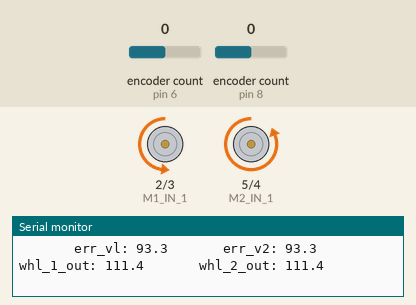
Bench run of a sketch on a simulated Arduino Uno, built with avr-gcc and run on an emulated ATmega328P. Shown: motor-driver pin pairs drawn as motors (green arrow = first pin HIGH = forward, orange = second pin HIGH = backward, longer = more drive), the last lines printed to the serial monitor. The inputs (shaded band) are chosen by the test bench; at power-on: encoder count (sensors on pin 6, pin 8) 0.

Above: at 0.76 s.
At 1.2 s:
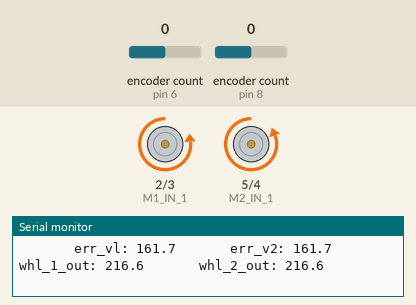
1.3 s: encoder count (sensor on pin 6) set to 4
At 1.9 s:
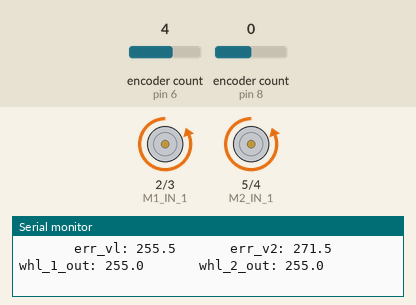
Timing chart, 0 to 4.3 s (numbered marks = the images above; inputs shaded):
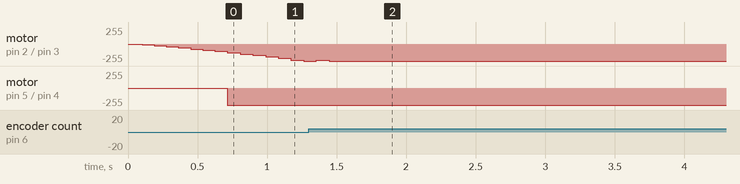

Measured:
- after the input at 1.3 s, motor on pin 2 (M1_IN_1) / pin 3 (M1_IN_2): backward 255/255 → backward 240/255 after 0.06 s, → backward 255/255 0.09 s later

The sketch:

15_clean_tuned_both_motors.ino
```cpp
// ______ LIBRARYS______

//#include <Adafruit_MCP3008.h>
#include <Encoder.h>
#include <PID_v1.h>


// ______ DEFINITIONS ______

/*
Adafruit_MCP3008 adc1;
Adafruit_MCP3008 adc2;
*/


// ______ GLOBAL VARIABLES ______


// MAIN

  float integrated_input = 0 ;
  unsigned int prev_integrated_time = 0 ;


// SPEDOMETER

  int enc_one_diff = 0 ;
  int enc_two_diff = 0 ;
  float wheel_one_speed = 0 ;
  float wheel_two_speed = 0 ;
  float linear_one_diff = 0 ;
  float linear_two_diff = 0 ;
  unsigned int time_diff = 0 ;
  unsigned int spd_chk_prev = 0 ;
  int previous_enc_one_value = 0 ;
  int previous_enc_two_value = 0 ;
  unsigned int previous_speed_time = 0 ;


// PID CONTROLLERS

  double whl_1_vl_Kp = 00.9500 ;
  double whl_1_vl_Ki = 60.0000 ;
  double whl_1_vl_Kd = 00.00205 ;

  double whl_2_vl_Kp = 00.9500 ;
  double whl_2_vl_Ki = 60.0000 ;
  double whl_2_vl_Kd = 00.00205 ;

  double whl_1_vl_setpoint = 0 ;
  double whl_1_vl_feedback = 0 ;
  double whl_1_vl_output = 0 ;

  double whl_2_vl_setpoint = 0 ;
  double whl_2_vl_feedback = 0 ;
  double whl_2_vl_output = 0 ;


// HARDWARE PINS

  /*
  const short RF_CS = A4 ;
  const short ADC_1_CS = A3 ;
  const short ADC_2_CS = A2 ;
  */

  const unsigned short M1_IN_1 = 2 ;
  const unsigned short M1_IN_2 = 3 ;
  const unsigned short M2_IN_1 = 5 ;
  const unsigned short M2_IN_2 = 4 ;

  const unsigned short M1_ENC_A = 6 ;
  const unsigned short M1_ENC_B = 7 ;
  const unsigned short M2_ENC_A = 8 ;
  const unsigned short M2_ENC_B = 9 ;


// _______ OBJECTS _______

Encoder enc1( M1_ENC_A, M1_ENC_B ) ;
Encoder enc2( M2_ENC_A, M2_ENC_B ) ;

PID whl_1_vl_PID( &whl_1_vl_feedback, &whl_1_vl_output, &whl_1_vl_setpoint, whl_1_vl_Kp, whl_1_vl_Ki, whl_1_vl_Kd, DIRECT ) ;
PID whl_2_vl_PID( &whl_2_vl_feedback, &whl_2_vl_output, &whl_2_vl_setpoint, whl_2_vl_Kp, whl_2_vl_Ki, whl_2_vl_Kd, DIRECT ) ;


// ______ FUNCTION DECLARATION ______

void printout() ;
void speedometor() ;
void serial_input() ;
void command_motors() ;


// ______ SETUP ______

void setup()
{

  // BEGIN SERIAL
  Serial.begin(9600) ;

  // RADIO?
  /*
  pinMode(RF_CS, OUTPUT);
  digitalWrite(RF_CS, HIGH); // Without this the nRF24 will write to the SPI bus while the ADC's are also talking
  */

  // ADC INITIATION
  /*
  adc1.begin(ADC_1_CS);
  adc2.begin(ADC_2_CS);
  */

  // PID SETTINGS
  whl_1_vl_PID.SetMode( AUTOMATIC ) ;
  whl_1_vl_PID.SetOutputLimits ( -255, 255 ) ;
  whl_1_vl_PID.SetSampleTime( 1 ) ;

  whl_2_vl_PID.SetMode( AUTOMATIC ) ;
  whl_2_vl_PID.SetOutputLimits ( -255, 255 ) ;
  whl_2_vl_PID.SetSampleTime( 1 ) ;

} // <-- setup()


// _____________ MAIN _____________                                <---------- M A I N ---------<

void loop()
{


    // CHECK INPUT FROM SERIAL
    serial_input() ;
    whl_1_vl_PID.SetTunings( whl_1_vl_Kp, whl_1_vl_Ki, whl_1_vl_Kd ) ;
    whl_2_vl_PID.SetTunings( whl_2_vl_Kp, whl_2_vl_Ki, whl_2_vl_Kd ) ;


      // ______ PID CONTROL ______

        // CONTROL LOOP TIMER
        if( ( millis() - prev_integrated_time ) > 20 )
        {
            // INTEGRATE VALUE // < -- FOR NOW BOTH PID's ARE CHASING THE SAME TWINKY
            integrated_input = integrated_input + ( millis() - prev_integrated_time ) * 0.15 ;

            // UPDATE TIME STAMP
            prev_integrated_time = millis() ;

            // COPY WHEELSPEED VALUE
            whl_1_vl_setpoint = integrated_input ;
            whl_2_vl_setpoint = integrated_input ;

            // GRAB FEEDBACK TICKS
            whl_1_vl_feedback = enc1.read() ;
            whl_2_vl_feedback = enc2.read() * -1 ;

            // COMPUTE PID OUTPUT
            whl_1_vl_PID.Compute() ;
            whl_2_vl_PID.Compute() ;

            // COMMAND MOTORS
            command_motors() ;

        } // <-- if()


    // PRINTOUT
    printout() ;


} // <-- main()                                                     <---------- E N D ---------<


// ___________________________________________ FUNCTION LAND ___________________________________________
// _____________________________________________________________________________________________________


// _________ SERIAL INPUT () _________

void serial_input()
{

    // CHECK FOR SERIAL
    while (Serial.available() > 0)
    {
        // GRAB INCOMING CHARACTERS
        char incomingCharacter = Serial.read() ;

       // PICK ACTION ACORDING TO CHAR
       switch (incomingCharacter)
       {

          // INCREASE Kp
          case '1':
              whl_1_vl_Kp = whl_1_vl_Kp + 0.005 ;
          break;


          // DECREASE Kp
          case '2':
              whl_1_vl_Kp = whl_1_vl_Kp - 0.005 ;
          break;


          // INCREASE Ki
          case '3':
              whl_1_vl_Ki = whl_1_vl_Ki + 0.5 ;
          break;


          // DECREASE Ki
          case '4':
              whl_1_vl_Ki = whl_1_vl_Ki - 0.5 ;
          break;


          // INCREASE Kd
          case '5':
              whl_1_vl_Kd = whl_1_vl_Kd + 0.00005 ;
          break;


          // DECREASE Kp
          case '6':
              whl_1_vl_Kd = whl_1_vl_Kd - 0.00005 ;
          break;


        } // <-- switch ()

    } // <-- while()

} // <--- serial_input()


// _________ SPEDOMETOR () _________

void speedometor()
{

  // DIFFERENCE IN TIME
  time_diff = micros() - previous_speed_time ;


  // DIFFERENCE IN POSITION
  enc_one_diff = enc1.read() - previous_enc_one_value ;
  enc_two_diff = enc2.read() - previous_enc_two_value ;


  //CONVERT TO CM
  linear_one_diff = (float)enc_one_diff * (float)10 / (float)360 * (float)1000000 ;
  linear_two_diff = (float)enc_two_diff * (float)10 / (float)360 * (float)1000000 ;


  // CALCULATE SPEED
  wheel_one_speed = (float)linear_one_diff / (float)time_diff ;
  wheel_two_speed = (float)linear_two_diff / (float)time_diff * (float)-1;


  // UPDATE ENCODER 'PREVIOUS' VALUES
  previous_enc_one_value = enc1.read() ;
  previous_enc_two_value = enc2.read() ;


  // UPDATE TIMESTAMP
  previous_speed_time = micros() ;


  // UPDATE FUNCTION TIMER TIMESTAMP
  spd_chk_prev = millis() ;


} // <--- spedometor()


// _________ COMMAND MOTORS () _________

void command_motors()
{

    // IF PID_1 FORWARD
    if ( whl_1_vl_output > 0 )
    {
        analogWrite( M1_IN_1 , 0 ) ;
        analogWrite( M1_IN_2 , whl_1_vl_output ) ;
    }

    // IF PID_1 REVERSE
    else
    {
        analogWrite( M1_IN_1 , -whl_1_vl_output ) ;
        analogWrite( M1_IN_2 , 0 ) ;
    }


    // IF PID_2 FORWARD
    if ( whl_2_vl_output > 0 )
    {
        analogWrite( M2_IN_1 , 0 ) ;
        analogWrite( M2_IN_2 , whl_2_vl_output ) ;
    }

    // IF PID_2 REVERSE
    else
    {
        analogWrite( M2_IN_1 , whl_2_vl_output ) ;
        analogWrite( M2_IN_2 , 0 ) ;
    }


} // <--- command_motors()


// _________ PRINTOUT () _________

void printout()
{

    Serial.println() ;

    // PRINT
    //Serial.print( " tick_count: " ) ;
    //Serial.print( enc1.read() ) ;


    // PRINT
    //Serial.print( "       whl_1_vl_set: " ) ;
    //Serial.print( whl_1_vl_setpoint, 3 ) ;


    // PRINT
    //Serial.print( "       whl_1_vl_in: " ) ;
    //Serial.print( whl_1_vl_feedback, 3 ) ;


    // PRINT
    //Serial.print( "       whl_2_vl_in: " ) ;
    //Serial.print( whl_2_vl_feedback, 3 ) ;

/*
    // PRINT
    Serial.print( "       whl_1_vl_Kp: " ) ;
    Serial.print( whl_1_vl_Kp , 4 ) ;


    // PRINT
    Serial.print( "       whl_1_vl_Ki: " ) ;
    Serial.print( whl_1_vl_Ki , 4 ) ;


    // PRINT
    Serial.print( "       whl_1_vl_Kd: " ) ;
    Serial.print( whl_1_vl_Kd , 8 ) ;
*/

    // PRINT
    Serial.print( "       err_vl: " ) ;
    Serial.print( whl_1_vl_setpoint - whl_1_vl_feedback, 1 ) ;


    // PRINT
    Serial.print( "       err_v2: " ) ;
    Serial.print( whl_2_vl_setpoint - whl_2_vl_feedback, 1 ) ;


    // PRINT
    Serial.print( "       whl_1_out: " ) ;
    Serial.print( whl_1_vl_output, 1 ) ;


    // PRINT
    Serial.print( "       whl_2_out: " ) ;
    Serial.print( whl_2_vl_output, 1 ) ;


} // <--- printout()
```
